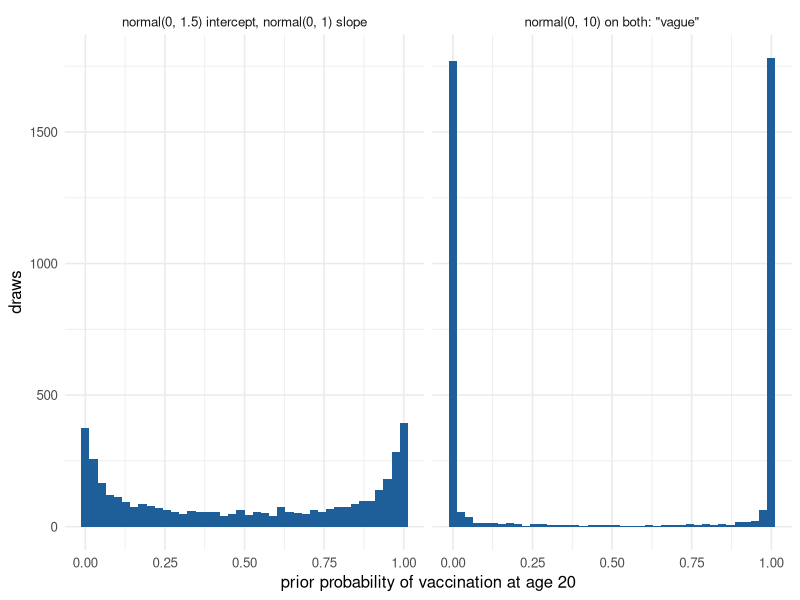

This figure's R source:
## ---- chunk 1
#| include: false
knitr::opts_chunk$set(echo = FALSE, message = FALSE, warning = FALSE)
library(ggplot2)
theme_set(theme_minimal(base_size = 12))
set.seed(560)
## ---- chunk 2
#| label: fig-prior-pred
#| fig-cap: "Implied probability of vaccination at age 20 under two priors for a logistic regression (intercept and slope per decade, age centred at 50). Each histogram shows 4,000 prior draws."
#| fig-height: 3
S <- 4000
implied_at_20 <- function(sd_intercept, sd_slope) plogis(rnorm(S, 0, sd_intercept) + rnorm(S, 0, sd_slope) * (-3))
prior_df <- rbind(
  data.frame(p = implied_at_20(10, 10), prior = "normal(0, 10) on both: \"vague\""),
  data.frame(p = implied_at_20(1.5, 1), prior = "normal(0, 1.5) intercept, normal(0, 1) slope")
)
ggplot(prior_df, aes(p)) + geom_histogram(bins = 40, fill = "#1f5f99") +
  facet_wrap(~ prior) + labs(x = "prior probability of vaccination at age 20", y = "draws")
